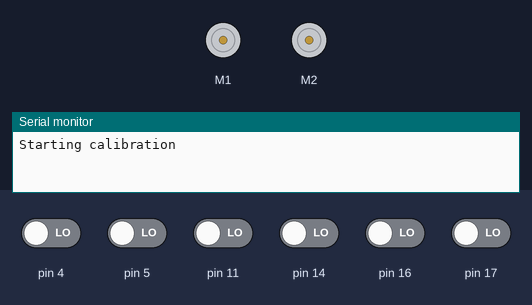
This sketch was run on a simulated Arduino Uno, built with avr-gcc and run on an emulated ATmega328P. Parts: 2 × DC motor (green arrow = forward, orange = backward, longer = faster), the last lines printed to the serial monitor. The test bench sets the inputs (shaded band); at power-on: pin 4, pin 5, pin 11, pin 14, pin 16, pin 17 LOW. EEPROM starts erased.

Above: at 0.1 s.
At 12.91 s:
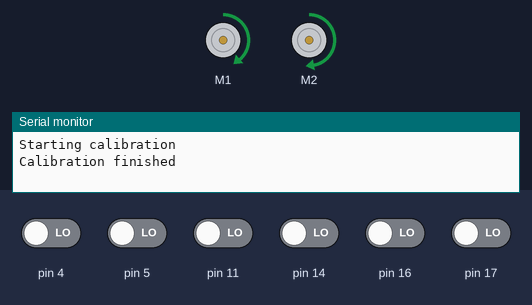
13.3 s: pin 5 driven HIGH
At 15.6 s:
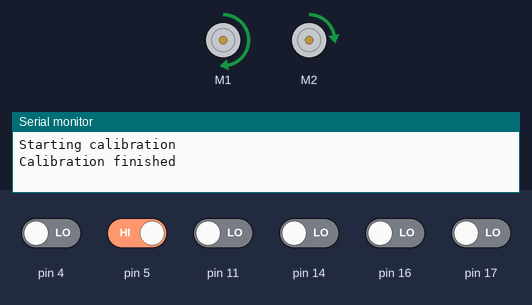
Timing chart, 0 to 22.3 s (numbered marks = the images above; inputs shaded):
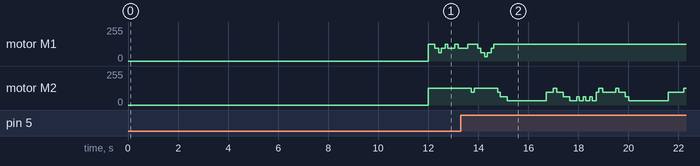

The sketch:

main_file.ino
```cpp
#include "robot_model.h"
#include "line_read.h"
#include "cost_function.h"
#include <avr/pgmspace.h>
#include "kalman_filter.h"
#include "globals.h"
#include <Arduino.h>
#include <ZumoMotors.h>
#include "drive_modes.h"
#include <Wire.h>
#include <LSM303.h>
#include <L3G.h>
#include <EEPROM.h>

ZumoMotors motors;
LSM303 compass;
L3G gyro;

const uint8_t next_try_possibilities[7][3] = {
    {0, 1, 2},
    {0, 1, 2},
    {1, 2, 3},
    {2, 3, 4},
    {3, 4, 5},
    {4, 5, 6},
    {4, 5, 6}
};

/*const motion_option motion_option_array[7] PROGMEM = {
    {0.0741f, 0.6732f}, // hard left
    {0.0924f, 0.4062f}, // medium left
    {0.1090f, 0.1614f}, // easy left
    {0.1239f, 0.0f},    // straight
    {0.1095f, 0.1745f}, // easy right
    {0.0889f, 0.4284f}, // medium right
    {0.0736f, 0.7363f}  // hard right
};*/

const motion_option motion_option_array[7] PROGMEM = {

    {0.1975f, 1.7952f},  // hard left
    {0.2465f, 1.0833f},  // medium left
    {0.2907f, 0.4304f},  // easy left
    {0.3304f, 0.0f},     // straight
    {0.2921f, -0.4654f},  // easy right
    {0.2370f, -1.1424f},  // medium right
    {0.1963f, -1.9635f}   // hard right
};


struct motion_for_arduino {
    int left_speed;
    int right_speed;
};


const motion_for_arduino motion_for_arduino_array[7] PROGMEM = {

    {50, 200},  // hard left
    {100, 200}, // medium left
    {150, 200}, // easy left
    {200, 200},   // straight
    {200, 150}, // easy right
    {200, 100}, // medium right
    {200, 50}   // hard right
};


motion_for_arduino elected_motion;

RobotPos future_pos_lvl1[3] = {};
RobotPos future_pos_lvl2[9] = {};
float cost_lvl1[3] = {0,0,0};
float cost_lvl2[9] = {0,0,0,0,0,0,0,0,0};
motion_option opt = {}; //this tells me what speed and turning rate I currently have

RobotPos next_position = {0.0f,0.0f,0.0f};
int current_motion_option = 3;
int next_motion_option = 3;
int possible_motion_option = 0;
int possible_motion_option2 = 0;
RobotPos current_position = {0.0f,0.0f,0.0f};
float motorStartTime = 0;
int runs = 0;
int runs2 = 0;

//this is for the line sensor
uint16_t SensorValues[sensor_count];

void setup() {
  Serial.begin(9600);
  Wire.begin();
  // Initialize LSM303 and L3G sensors
  if (!compass.init()) {
    Serial.println("Failed to detect LSM303!");
    while (1);  // halt
  }
  compass.enableDefault();

  if (!gyro.init()) {
    Serial.println("Failed to detect L3G!");
    while (1);  // halt
  }
  gyro.enableDefault();
  // put your setup code here, to run once:

  reflectanceSensors.init();
  reflectanceSensors.emittersOn();

  Serial.println("Starting calibration");
  for (uint8_t i = 0; i < 200; i++){
    reflectanceSensors.calibrate();
    delay(20);
  }
  Serial.println("Calibration finished");
  delay(3000);
}

void loop(){

memcpy_P(&elected_motion, &motion_for_arduino_array[current_motion_option], sizeof(elected_motion));
motors.setSpeeds(elected_motion.left_speed, elected_motion.right_speed);
motorStartTime = millis();

//I overwrite the current_motion_option with the new aka next_motion_option
current_motion_option = next_motion_option;

memcpy_P(&opt, &motion_option_array[current_motion_option], sizeof(motion_option));//here opt gets loaded with the current motion option

//I calculate the current position
kalman_filter(current_position, opt, current_motion_option);

if(runs % 2 == 0 && runs < 120){
  int eepromAddr = runs/2*(sizeof(RobotPos));
EEPROM.put(eepromAddr, current_position);
};

//MPC: I calculate where the robot would be based on different motion options, after that a new motion option is elected

int k = 0;
  for(int i = 0; i <3; i++){

      float dt = 0.2;
      possible_motion_option = next_try_possibilities[current_motion_option][i];
      bool mode_changed = (current_motion_option != possible_motion_option);
      memcpy_P(&opt, &motion_option_array[possible_motion_option], sizeof(motion_option)); //this gives the values from the motion option array saved on MEMPROM
      future_pos_lvl1[i] = calc_future_position(current_position, opt, possible_motion_option, dt);
      /*if (current_position.x > 0.49 && runs2 < 4){
      int eepromAddr = (sizeof(RobotPos)*(i)*4)+runs2*sizeof(RobotPos)*12;
      EEPROM.put(eepromAddr, future_pos_lvl1[i]);
          };*/
      /*Serial.print("lvl1 ");
      Serial.print(i);
      Serial.print(" = ");
      Serial.print(future_pos_lvl1[i].x,4);
      Serial.print(" / ");
      Serial.print(future_pos_lvl1[i].y,4);
      Serial.print(" / ");
      Serial.println(future_pos_lvl1[i].theta,4);*/
      cost_lvl1[i] = cost_function(current_position, future_pos_lvl1[i], mode_changed);
      /*Serial.print("c ");
      Serial.println(cost_lvl1[i]);*/


        for(int j = 0; j <3; j++){
          possible_motion_option2 = next_try_possibilities[possible_motion_option][j];
          mode_changed = (possible_motion_option != possible_motion_option2);
          memcpy_P(&opt, &motion_option_array[possible_motion_option2], sizeof(motion_option)); //this gives the values from the motion option array saved on MEMPROM
          future_pos_lvl2[k] = calc_future_position(future_pos_lvl1[i], opt, possible_motion_option2, dt);
          /*if (current_position.x > 0.49 && runs2 < 4){
          int eepromAddr = sizeof(RobotPos) + sizeof(RobotPos)*j + sizeof(RobotPos)*4*i+runs2*sizeof(RobotPos)*12;
          EEPROM.put(eepromAddr, future_pos_lvl2[j]);
          };*/
          /*Serial.print("lvl2 ");
          Serial.print(j);
          Serial.print(" = ");
          Serial.print(future_pos_lvl2[k].x,4);
          Serial.print(" / ");
          Serial.print(future_pos_lvl2[k].y,4);
          Serial.print(" / ");
          Serial.println(future_pos_lvl2[k].theta,4);*/
          cost_lvl2[k] = cost_lvl1[i] + cost_function(future_pos_lvl1[i], future_pos_lvl2[k], mode_changed);
          /*Serial.print("c ");
          Serial.println(cost_lvl2[j]);*/
           k++;

/*
          for(int l = 0; l < 3; l++){
            possible_motion_option3 = next_try_possibilities[possible_motion_option][j];
            mode_changed = (possible_motion_option3 != possible_motion_option2);
            memcpy_P(&opt, &motion_option_array[possible_motion_option3], sizeof(motion_option)); //this gives the values from the motion option array saved on MEMPROM
            future_pos_lvl3[k] = calc_future_position(future_pos_lvl2[i], opt, possible_motion_option3, dt);
            cost_lvl3[k] = cost_lvl2[i] + cost_function(future_pos_lvl2[i], future_pos_lvl3[k], mode_changed);

          }*/
        }
};

float lowest_cost = 500;
int lowest_cost_number = 0;

for(int i = 0; i<9; i++){
    //Serial.println(cost_lvl2[i]);
    if(cost_lvl2[i] < lowest_cost){
    lowest_cost = cost_lvl2[i];
    lowest_cost_number = i;
    }
};
//Serial.println(lowest_cost_number);
int above_same_below = (lowest_cost_number/3);
next_motion_option = next_try_possibilities[current_motion_option][above_same_below];
//Serial.println(next_motion_option);
//Serial.print("next motion option: ");
//Serial.println(next_motion_option);
/*if(current_position.x >0.49){
  runs2 += 1;
}*/
runs += 1;
/*if(runs >= 60){
  while(true);
};*/
/*Serial.println();
Serial.print("runs = ");
Serial.println(runs);*/

//Serial.println(millis());
//Serial.println(sizeof(RobotPos));  // Likely 12
/*Serial.println(sizeof(future_pos_lvl2));  // Is it 324?
Serial.println(sizeof(cost_lvl2));        // Is it 108?*/

}
```

Robot_Model.cpp
```cpp
// this is the RobotModel

#include "robot_model.h"
#include <math.h>
#include "globals.h"
#include <Arduino.h>

RobotPos calc_future_position(RobotPos current_position, motion_option opt, int current_motion_option, float dt){

    float v = opt.speed;
    float omega = opt.omega;
    RobotPos next = current_position;

    /*Serial.print("x = ");
    Serial.println(next.x);
    Serial.print("y = ");
    Serial.println(next.y);
    Serial.print("dt = ");
    Serial.println(dt);*/

    if(current_motion_option == 3){
    next.x += v * cos(current_position.theta) * dt;
    next.y += v * sin(current_position.theta) * dt;
    }
    else
    {
        next.x += (v/omega) * (sin(current_position.theta + omega * dt) -sin(current_position.theta)); //fault this might not be a fault but I need to recheck this
        next.y += (v/omega) * (-cos(current_position.theta + omega * dt) +cos(current_position.theta));
    }
    next.theta += omega * dt;

    return next;
}
```

cost_function.cpp
```cpp
#include "position_on_line.h"
#include "robot_model.h"
#include <Arduino.h>
#include <math.h>

// this is the cost function

float cost_function(const RobotPos& current_position, const RobotPos& future_position, bool mode_changed)
{
    float x_r_closest, y_r_closest; //position of robot on the line
    float x_f_closest, y_f_closest; //future position of robot on the line
    float distance_to_path, ds, signed_dist = 0;
    position_on_line(current_position.x, current_position.y, x_r_closest, y_r_closest, distance_to_path, ds, signed_dist);
    position_on_line(future_position.x, future_position.y, x_f_closest, y_f_closest, distance_to_path, ds, signed_dist);
    ds = sqrt(pow(x_f_closest - x_r_closest,2) + pow(y_f_closest - y_r_closest,2));
    float cost = distance_to_path*500; //this is max 0.03 m * 200 = 6
    cost -= ds*75; //this is at the max 0.033 * 200 = 6.6
    cost += mode_changed*0.5; //max value 2

    return cost;
}
```

cost_function.h
```cpp
#ifndef COST_FUNCTION_H
#define COST_FUNCTION_H

#include "robot_model.h"

float cost_function(const RobotPos& current_position,const RobotPos& future_position, bool mode_changed);

#endif
```

drive_modes.h
```cpp
#ifndef DRIVE_MODES_H
#define DRIVE_MODES_H

#include <Arduino.h>
#include "robot_model.h"

extern const uint8_t next_try_possibilities[7][3];

extern const motion_option motion_option_array[7];
extern int current_motion_option;
extern int next_motion_option;

#endif
```

globals.h
```cpp
// globals.h
#ifndef GLOBALS_H
#define GLOBALS_H
#include <stdint.h>

#define sensor_count 6

extern int runs;
extern int runs2;
extern float motorStartTime;
extern int current_motion_option;
extern int next_motion_option;
extern uint16_t SensorValues[sensor_count];

#endif
```

kalman_filter.h
```cpp
#ifndef KALMAN_FILTER_H
#define KALMAN_FILTER_H

#include "robot_model.h"
#include "position_on_line.h"
#include "line_read.h"

void kalman_filter(RobotPos& current_position, motion_option opt, int current_motion_option);

#endif
```

line_read.h
```cpp
#ifndef LINE_READ_H
#define LINE_READ_H

#include <ZumoShield.h>

extern ZumoReflectanceSensorArray reflectanceSensors;
float get_line_deviation();

#endif 
```

line_read.ino
```cpp
#include "globals.h"
#include <Arduino.h>
#include <EEPROM.h>


ZumoReflectanceSensorArray reflectanceSensors;

float get_line_deviation() {
  uint16_t SensorValues[sensor_count];
  float position = reflectanceSensors.readLine(SensorValues);
  //Serial.println(position);
  /*int eepromAddr2 = runs*(sizeof(RobotPos)+sizeof(float))+sizeof(RobotPos);
  EEPROM.put(eepromAddr2, position);*/
  float line_deviation = (position - 2500) / 83333.3;
  /*for (uint8_t i = 0; i < 6; i++) {
    Serial.print(SensorValues[i]);
    Serial.print("\t");
  }
  Serial.println();
  Serial.println();  */
  /*Serial.print("line Position = ");
  Serial.println(line_deviation,4);*/
  delay(50);
  return line_deviation;
}
```

position_on_line.cpp
```cpp
#include <math.h>
#include <Arduino.h>
#include "position_on_line.h"

const PathSegment path[] PROGMEM = {
  {STRAIGHT, 0.05, 0.0, 0.0, 0.5, 0.0},
  {ARC, 0.5, 0.0, 0.0, 0.2356194, 0.15},
  {STRAIGHT, 0.65, 0.15, 1.570796, 0.3, 0.0},
};

/*const PathSegment path[] PROGMEM = {
  {STRAIGHT, 0.0, 0.0, 0.0, 3.0, 0.0},
  {ARC, 0.5, 0.0, 0.0, 0.2356194, 0.15},
  {STRAIGHT, 0.65, 0.15, 1.570796, 0.3, 0.0},
};*/

const uint8_t numSegments = sizeof(path) / sizeof(PathSegment);

void position_on_line(float x_r, float y_r,
                            float& x_closest, float& y_closest,
                            float& min_distance,
                            float& ds, float& signed_dist)
{

static int last_segment_number = -1; //static so the value remains in between calls of the function
static float last_s = 0; //s progress from the last call

min_distance = 10000000;
ds = 0;

float chosen_segment_s = 0;
int best_segment = -1;

  for (int i = 0; i < numSegments; i++) {
    PathSegment seg;
    memcpy_P(&seg, &path[i], sizeof(PathSegment));
    float x_p, y_p;
    float s = 0;

    if (seg.type == STRAIGHT) {
      float dx = x_r - seg.start_x;
      float dy = y_r - seg.start_y;
      float ux = cos(seg.heading);
      float uy = sin(seg.heading);

      s = dx * ux + dy * uy; //distance from the segment start to the robot's closest point on the path

      if(s < 0){
        s = 0;
      }

      if(s > seg.length){
        s = seg.length;
      }

      x_p = seg.start_x + s * ux; //x_position of the robot's closes point on the line
      y_p = seg.start_y + s * uy; //y_position of the robot's closes point on the line
    }

    else if (seg.type == ARC) {

      float theta0 = seg.heading; //initial orientation of the segment
      float cx = seg.start_x - seg.radius * sin(theta0); //x position of the center of the arc
      float cy = seg.start_y + seg.radius * cos(theta0); //y position of the center of the arc

      float dx = x_r - cx;
      float dy = y_r - cy;
      float angle_to_robot = atan2(dx, -dy); //angle between center of the arc and the robot

      float max_angle = seg.length / seg.radius;
      float angle_start = theta0;
      float angle_end = theta0 + max_angle;

      float angle = angle_to_robot;
      if(angle < angle_start){
        angle = angle_start;
      }

      if(angle > angle_end){
        angle = angle_end;
      }

      s = (angle - theta0) * seg.radius;

      x_p = cx + seg.radius * sin(angle);
      y_p = cy - seg.radius * cos(angle);
    }

    float distance = sqrt(sq(x_p - x_r) + sq(y_p - y_r)); //computes  distance

    if (distance < min_distance) {
      min_distance = distance;
      x_closest = x_p;
      y_closest = y_p;
      chosen_segment_s = s;
      best_segment = i;
    }
  }

  // Compute signed distance
float ux, uy;
  PathSegment seg;
  memcpy_P(&seg, &path[best_segment], sizeof(PathSegment));

  if(seg.type == ARC){
    float heading_for_s = seg.heading + chosen_segment_s/seg.radius;
    ux = cos(heading_for_s);
    uy = sin(heading_for_s);
  }

  else{
  ux = cos(seg.heading);
  uy = sin(seg.heading);
  }

  float rx = x_r - x_closest;
  float ry = y_r - y_closest;

  signed_dist = -(ux * ry - uy * rx); // Negative = left; positive = right


  // Computing ds
  if (last_segment_number == best_segment) {
    ds = chosen_segment_s - last_s;
  } else {
    ds = chosen_segment_s;  // reset the value for a new segment
  }

  // Update static memory
  last_segment_number = best_segment;
  last_s = chosen_segment_s;
  /*Serial.print("pop ");
  Serial.print(x_closest);
  Serial.print(" / ");
  Serial.println(y_closest);*/
}
```

position_on_line.h
```cpp
#ifndef POSITION_ON_LINE_H
#define POSITION_ON_LINE_H

#include <Arduino.h>

enum SegmentType {STRAIGHT, ARC};

struct PathSegment {
    uint8_t type;
    float start_x;
    float start_y;
    float heading;
    float length;
    float radius;
};

extern const PathSegment path[] PROGMEM;
extern const uint8_t numSegments;

void position_on_line(float x_r, float y_r, float& x_closest, float& y_closest, float& min_dist, float& ds, float& signed_dist);

#endif
```

robot_model.h
```cpp
#ifndef ROBOT_MODEL_H
#define ROBOT_MODEL_H

struct RobotPos {
    float x;
    float y;
    float theta; //this is in radians
};

struct motion_option {
    float speed;
    float omega;
};

RobotPos calc_future_position(RobotPos current_position, motion_option opt, int current_motion_option, float dt);

#endif
```

Source omitted: kalman_filter.ino (9058 bytes)
